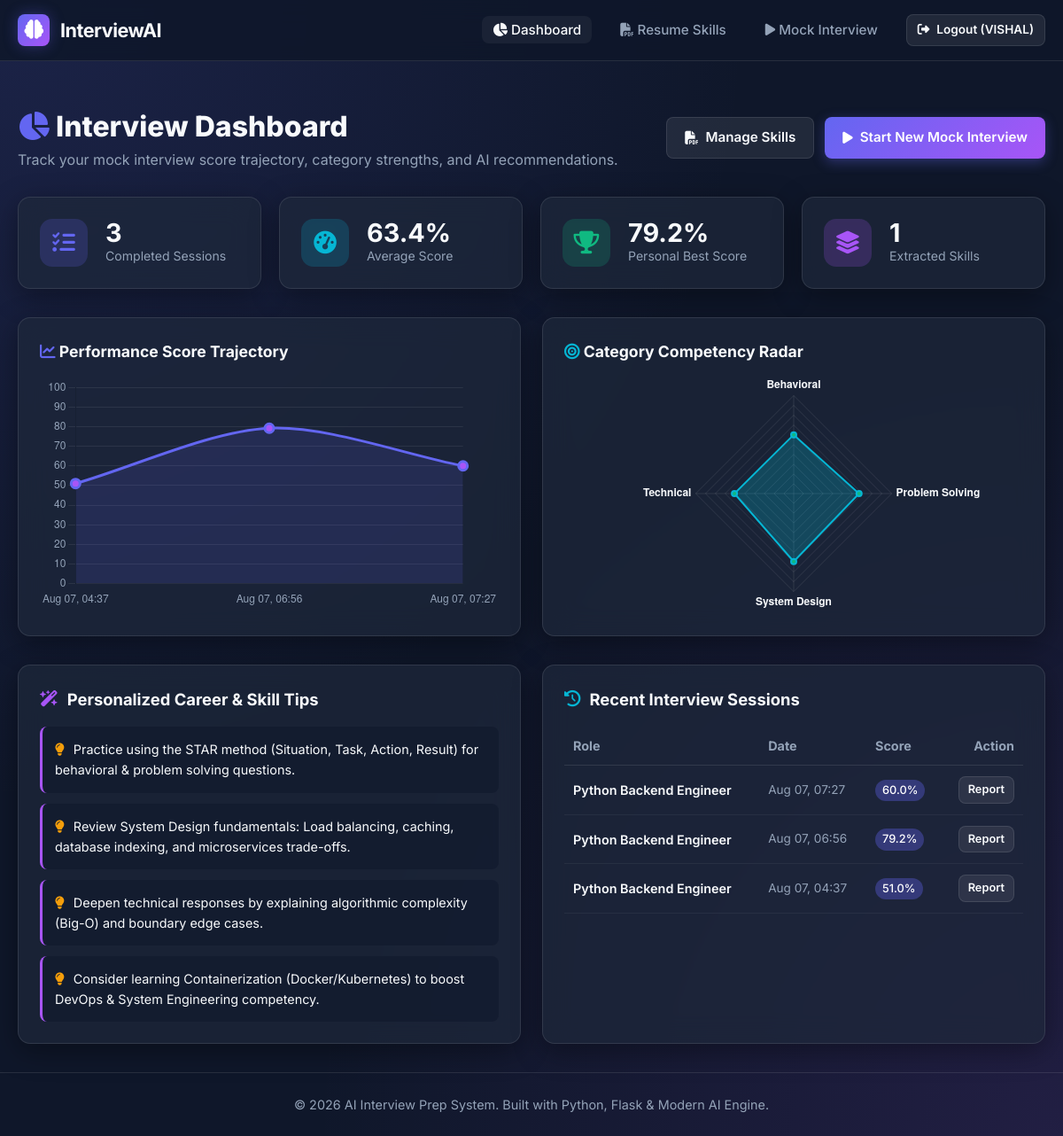
The app's page /dashboard (signed in) with its own data.
### models.py (models this page shows, shortened)
class User(UserMixin, db.Model):
    __tablename__ = 'users'
    id = db.Column(db.Integer, primary_key=True)
    username = db.Column(db.String(64), unique=True, nullable=False, index=True)
    email = db.Column(db.String(120), unique=True, nullable=False, index=True)
    password_hash = db.Column(db.String(256), nullable=False)
    created_at = db.Column(db.DateTime, default=datetime.utcnow)
    resumes = db.relationship('Resume', backref='user', lazy='dynamic', cascade='all, delete-orphan')
    sessions = db.relationship('InterviewSession', backref='user', lazy='dynamic', cascade='all, delete-orphan')
    def get_latest_resume(self):
        return self.resumes.order_by(Resume.uploaded_at.desc()).first()

class InterviewSession(db.Model):
    __tablename__ = 'interview_sessions'
    id = db.Column(db.Integer, primary_key=True)
    user_id = db.Column(db.Integer, db.ForeignKey('users.id'), nullable=False)
    target_role = db.Column(db.String(100), nullable=False)
    experience_level = db.Column(db.String(50), default='Mid Level') # Entry, Mid Level, Senior, Lead
    total_score = db.Column(db.Float, default=0.0)
    status = db.Column(db.String(20), default='in_progress') # 'in_progress', 'completed'
    created_at = db.Column(db.DateTime, default=datetime.utcnow)
    questions = db.relationship('QuestionAnswer', backref='session', lazy='joined', cascade='all, delete-orphan', order_by='QuestionAnswer.question_num')

### app.py (the view)
@app.route('/dashboard', methods=['GET'])
@login_required
def dashboard():
    resume = current_user.get_latest_resume()
    skills = resume.skills if resume else []
    metrics = calculate_dashboard_metrics(current_user)
    recent_sessions = InterviewSession.query.filter_by(user_id=current_user.id).order_by(InterviewSession.created_at.desc()).limit(5).all()
    return render_template(
        'dashboard.html',
        skills=skills,
        metrics=metrics,
        recent_sessions=recent_sessions
    )

### templates/dashboard.html (shortened to what this page needs)
{% extends "base.html" %}
{% block content %}
<div>
    <div style="display: flex; justify-content: space-between; align-items: center; margin-bottom: 28px; flex-wrap: wrap; gap: 16px;">
        <div>
            <h1 style="font-size: 2rem; font-weight: 800;"><i class="fa-solid fa-chart-pie" style="color: var(--primary);"></i> Interview Dashboard</h1>
            <p style="color: var(--text-muted);">Track your mock interview score trajectory, category strengths, and AI recommendations.</p>
        </div>
        <div style="display: flex; gap: 12px;">
            <a href="{{ url_for('resume_page') }}" class="btn btn-secondary"><i class="fa-solid fa-file-pdf"></i> Manage Skills</a>
            <a href="{{ url_for('interview_setup') }}" class="btn btn-primary"><i class="fa-solid fa-play"></i> Start New Mock Interview</a>
        </div>
    </div>
    <div class="stats-grid">
        <div class="glass-panel stat-card">
            <div class="stat-icon" style="background: rgba(99, 102, 241, 0.2); color: var(--primary);">
                <i class="fa-solid fa-list-check"></i>
            </div>
            <div>
                <div class="stat-val">{{ metrics.total_sessions }}</div>
                <div class="stat-lbl">Completed Sessions</div>
            </div>
        </div>
        <div class="glass-panel stat-card">
            <div class="stat-icon" style="background: rgba(6, 182, 212, 0.2); color: var(--accent-cyan);">
                <i class="fa-solid fa-gauge-high"></i>
            </div>
            <div>
                <div class="stat-val">{{ metrics.avg_score }}%</div>
                <div class="stat-lbl">Average Score</div>
            </div>
        </div>
        <div class="glass-panel stat-card">
            <div class="stat-icon" style="background: rgba(16, 185, 129, 0.2); color: var(--accent-green);">
                <i class="fa-solid fa-trophy"></i>
            </div>
            <div>
                <div class="stat-val">{{ metrics.best_score }}%</div>
                <div class="stat-lbl">Personal Best Score</div>
            </div>
        </div>
        <div class="glass-panel stat-card">
            <div class="stat-icon" style="background: rgba(168, 85, 247, 0.2); color: var(--accent-purple);">
                <i class="fa-solid fa-layer-group"></i>
            </div>
            <div>
                <div class="stat-val">{{ skills|length }}</div>
                <div class="stat-lbl">Extracted Skills</div>
            </div>
        </div>
    </div>
    <div class="charts-row">
        <div class="glass-panel chart-card">
            <h3 style="font-size: 1.1rem; font-weight: 700; margin-bottom: 16px;">
                <i class="fa-solid fa-chart-line" style="color: var(--primary);"></i> Performance Score Trajectory
            </h3>
            <div style="position: relative; height: 260px;">
                <canvas id="performanceChart"></canvas>
            </div>
        </div>
        <div class="glass-panel chart-card">
            <h3 style="font-size: 1.1rem; font-weight: 700; margin-bottom: 16px;">
                <i class="fa-solid fa-bullseye" style="color: var(--accent-cyan);"></i> Category Competency Radar
            </h3>
            <div style="position: relative; height: 260px;">
                <canvas id="categoryRadarChart"></canvas>
            </div>
        </div>
    </div>
    <div style="display: grid; grid-template-columns: 1fr 1fr; gap: 24px;">
        <div class="glass-panel" style="padding: 24px;">
            <h3 style="font-size: 1.15rem; font-weight: 700; margin-bottom: 16px; display: flex; align-items: center; gap: 10px;">
                <i class="fa-solid fa-wand-magic-sparkles" style="color: var(--accent-purple);"></i> Personalized Career & Skill Tips
            </h3>
            <div style="display: flex; flex-direction: column; gap: 12px;">
                {% for rec in metrics.recommendations %}
                    <div style="background: rgba(15, 23, 42, 0.5); padding: 14px; border-radius: var(--radius-sm); border-left: 3px solid var(--accent-purple); font-size: 0.9rem; color: var(--text-main);">
                        <i class="fa-solid fa-lightbulb" style="color: var(--accent-amber); margin-right: 6px;"></i> {{ rec }}
                    </div>
                {% endfor %}
            </div>
        </div>
        <div class="glass-panel" style="padding: 24px;">
            <h3 style="font-size: 1.15rem; font-weight: 700; margin-bottom: 16px; display: flex; align-items: center; gap: 10px;">
                <i class="fa-solid fa-clock-rotate-left" style="color: var(--accent-cyan);"></i> Recent Interview Sessions
            </h3>
            {% if recent_sessions %}
                <div style="overflow-x: auto;">
                    <table style="width: 100%; border-collapse: collapse; font-size: 0.9rem;">
                        <thead>
                            <tr style="border-bottom: 1px solid var(--border-color); text-align: left; color: var(--text-muted);">
                                <th style="padding: 10px;">Role</th>
                                <th style="padding: 10px;">Date</th>
                                <th style="padding: 10px;">Score</th>
                                <th style="padding: 10px; text-align: right;">Action</th>
                            </tr>
                        </thead>
                        <tbody>
                            {% for s in recent_sessions %}
                                <tr style="border-bottom: 1px solid rgba(255, 255, 255, 0.05);">
                                    <td style="padding: 12px 10px; font-weight: 600;">{{ s.target_role }}</td>
                                    <td style="padding: 12px 10px; color: var(--text-muted); font-size: 0.85rem;">{{ s.created_at.strftime("%b %d, %H:%M") }}</td>
                                    <td style="padding: 12px 10px;">
                                        {% if s.status == 'completed' %}
                                            <span class="skill-tag" style="padding: 2px 8px; font-size: 0.8rem; background: var(--primary-glow); color: white; border: none;">
                                                {{ s.total_score }}%
                                            </span>
                                        {% else %}
                                            <span style="color: var(--accent-amber); font-size: 0.82rem;">In Progress</span>
                                        {% endif %}
                                    </td>
                                    <td style="padding: 12px 10px; text-align: right;">
                                        {% if s.status == 'completed' %}
                                            <a href="{{ url_for('interview_results', session_id=s.id) }}" class="btn btn-secondary btn-sm" style="padding: 4px 10px; font-size: 0.8rem;">Report</a>
                                        {% else %}
                                            <a href="{{ url_for('interview_session', session_id=s.id) }}" class="btn btn-primary btn-sm" style="padding: 4px 10px; font-size: 0.8rem;">Resume</a>
                                        {% endif %}
                                    </td>
                                </tr>
                            {% endfor %}
                        </tbody>
                    </table>
                </div>
            {% else %}
                <div style="text-align: center; padding: 36px 12px; color: var(--text-muted);">
                    <p>No interview sessions completed yet.</p>
                    <a href="{{ url_for('interview_setup') }}" class="btn btn-primary btn-sm" style="margin-top: 12px;">Start Your First Interview</a>
                </div>
            {% endif %}
        </div>
    </div>
</div>
{% endblock %}
{% block extra_scripts %}
<script>
    document.addEventListener('DOMContentLoaded', () => {
        const historyLabels = {{ metrics.history_labels|tojson }};
        const historyScores = {{ metrics.history_scores|tojson }};
        const categoryData = {{ metrics.category_scores|tojson }};
        initDashboardCharts(historyLabels, historyScores, categoryData);
    });
</script>
{% endblock %}

### templates/base.html (shortened to what this page needs)
<!DOCTYPE html>
<html lang="en">
<head>
    <link rel="stylesheet" href="https://cdnjs.cloudflare.com/ajax/libs/font-awesome/6.5.1/css/all.min.css">
    <link rel="stylesheet" href="{{ url_for('static', filename='css/style.css') }}">
</head>
<body>
    <nav class="navbar">
        <div class="container nav-container">
            <a href="{{ url_for('index') }}" class="brand-logo">
                <div class="logo-icon">
                    <i class="fa-solid fa-brain"></i>
                </div>
                <span>InterviewAI</span>
            </a>
            <ul class="nav-links">
                {% if current_user.is_authenticated %}
                    <li><a href="{{ url_for('dashboard') }}" class="nav-link {% if request.endpoint == 'dashboard' %}active{% endif %}"><i class="fa-solid fa-chart-pie"></i> Dashboard</a></li>
                    <li><a href="{{ url_for('resume_page') }}" class="nav-link {% if request.endpoint == 'resume_page' %}active{% endif %}"><i class="fa-solid fa-file-pdf"></i> Resume Skills</a></li>
                    <li><a href="{{ url_for('interview_setup') }}" class="nav-link {% if 'interview' in request.endpoint %}active{% endif %}"><i class="fa-solid fa-play"></i> Mock Interview</a></li>
                    <li><a href="{{ url_for('logout') }}" class="btn btn-secondary btn-sm"><i class="fa-solid fa-right-from-bracket"></i> Logout ({{ current_user.username }})</a></li>
                {% else %}
                    <li><a href="{{ url_for('login') }}" class="nav-link {% if request.endpoint == 'login' %}active{% endif %}">Login</a></li>
                    <li><a href="{{ url_for('register') }}" class="btn btn-primary btn-sm">Get Started Free</a></li>
                {% endif %}
            </ul>
        </div>
    </nav>
    <div class="main-wrapper">
        <div class="container">
            {% block content %}{% endblock %}
        </div>
    </div>
    <footer class="footer">
        <div class="container">
            <p>&copy; 2026 AI Interview Prep System. Built with Python, Flask & Modern AI Engine.</p>
        </div>
    </footer>
    {% block extra_scripts %}{% endblock %}
</body>
</html>

### records on screen
User: username "VISHAL"
InterviewSession: target_role "Python Backend Engineer", created_at "Aug 07, 07:27", total_score "60.0"
InterviewSession: target_role "Python Backend Engineer", created_at "Aug 07, 06:56", total_score "79.2"
InterviewSession: target_role "Python Backend Engineer", created_at "Aug 07, 04:37", total_score "51.0"

### other values on screen
{{ metrics.total_sessions }} "3"
{{ metrics.avg_score }} "63.4"
{{ metrics.best_score }} "79.2"
{{ skills|length }} "1"
{{ rec }} "Practice using the STAR method (Situation, Task, Action, Result) for behavioral & problem solving questions." "Review System Design fundamentals: Load balancing, caching, database indexing, and microservices trade-offs." "Deepen technical responses by explaining algorithmic complexity (Big-O) and boundary edge cases." "Consider learning Containerization (Docker/Kubernetes) to boost DevOps & System Engineering competency."
chart data {{ metrics.category_scores|tojson }} {"Behavioral": 60.0, "Problem Solving": 66.7, "System Design": 69.3, "Technical": 60.5}
